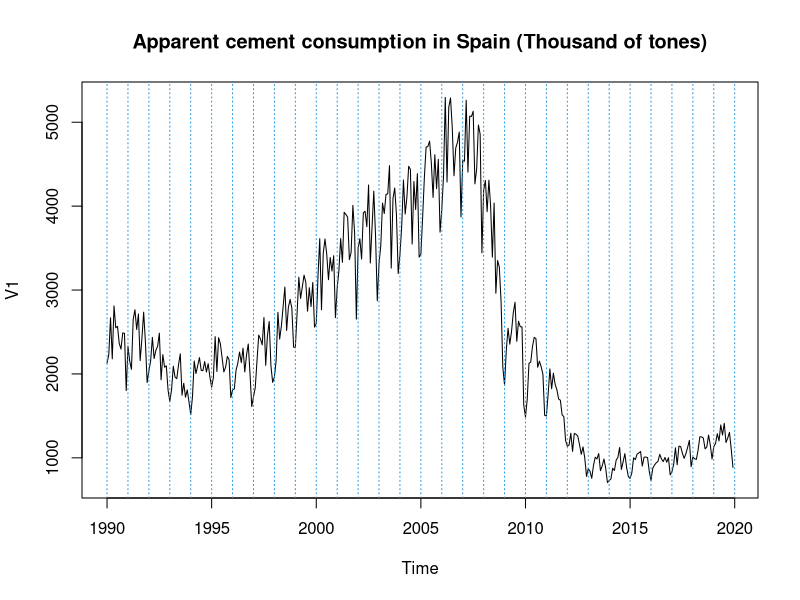

Reproduce this figure in R.
## ---- chunk 1

## ---- chunk 2

serie=window(ts(read.table("cemento.dat"),start=1990,freq=12))

plot(serie,main="Apparent cement consumption in Spain (Thousand of tones)")
abline(v=1990:2020,col=4,lty=3)
